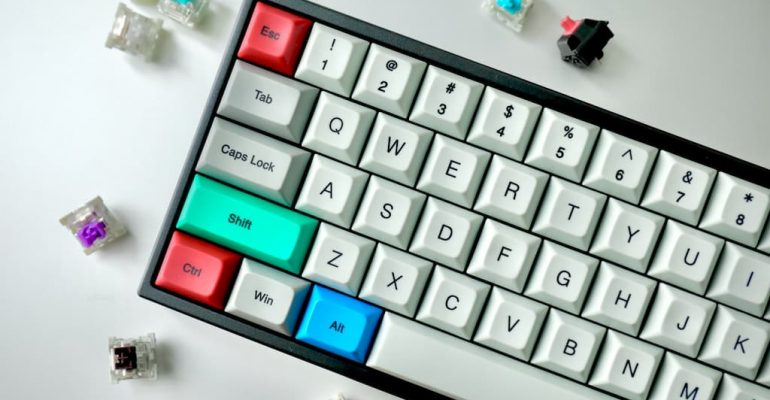
#> input picture PCD/Praktikum 10/keyboard.jpg, 770 x 400 px
$ jupyter execute 5_FeatureDetectionAndMatching.ipynb
#> lines starting #> are read from the running program, lines starting #| are printed output that depends on the picture
[cell 1]
# Contoh Script untuk feature detection and Matching
# Modifikasi script ini untuk mencoba metode yang berbeda
import cv2
import numpy as np
from matplotlib import pyplot as plt

# Gunakan gambar yang ada pada laptop masing-masing
img1 = cv2.imread('keyboard.jpg')  # Gambar yang dituju
#> img1 is the input picture: shape (400, 770, 3); mean B, G, R 178.9, 182.8, 169.3
img2 = cv2.imread('huruf q.jpg')  # Gambar yang dicari
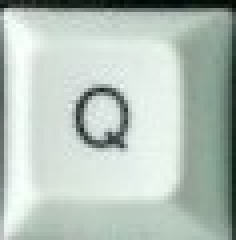
#> input picture PCD/Praktikum 10/huruf q.jpg, 59 x 60 px (shown 4 times larger)
#> img2 is the input picture: shape (60, 59, 3); mean B, G, R 187, 195, 181.8

gray1 = cv2.cvtColor(img1, cv2.COLOR_BGR2GRAY)
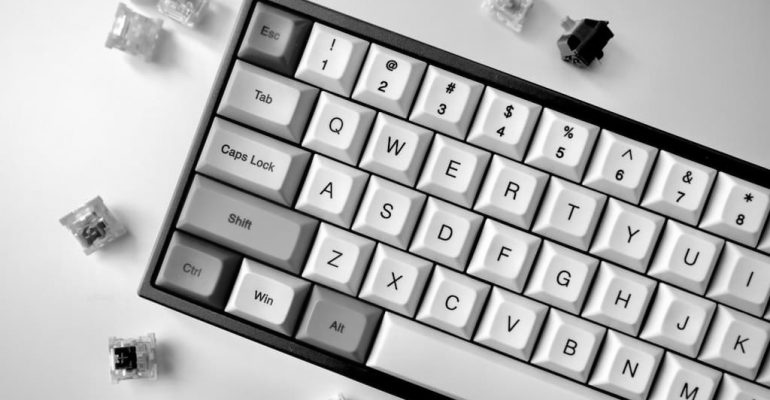
#> gray1: shape (400, 770); min 0, max 255, mean 178.3
gray2 = cv2.cvtColor(img2, cv2.COLOR_BGR2GRAY)

# Menggunakan Detector SIFT
sift = cv2.SIFT_create()

# Mencari Keypoint dengan SIFT
kp1, des1 = sift.detectAndCompute(gray1, None)
#> kp1 = 1211 keypoints; strongest (x, y, size): (588, 43, 29.7), (127, 358, 17.9), (619, 177, 1.8), (560, 154, 2)
kp2, des2 = sift.detectAndCompute(gray2, None)
#> kp2 = 11 keypoints; strongest (x, y, size): (29, 35, 3.2), (25, 29, 4.7), (24, 33, 2), (55, 4, 2.6)

# Melakukan Matching dari hasil deteksi keypoints menggunakan BruteForce Matcher
bf = cv2.BFMatcher(cv2.NORM_L2, crossCheck=True)
matches = bf.match(des1, des2)
#> matches = 9 matches

# Mengurutkan matches berdasarkan jarak terdekat
matches = sorted(matches, key=lambda x: x.distance)

# Memilih 10 kecocokan terbaik
good = matches[:10]
#> good = 9 matches

# Menggambar hasil match pada gambar baru (img3)
img3 = cv2.drawMatches(img1, kp1, img2, kp2, good, None, flags=cv2.DrawMatchesFlags_NOT_DRAW_SINGLE_POINTS)
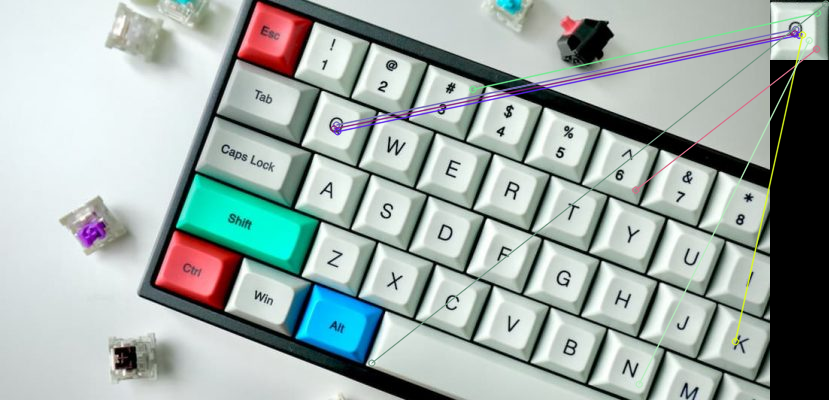
#> img3: shape (400, 829, 3); mean B, G, R 168.1, 171.4, 158.9

# Menampilkan gambar hasil
plt.imshow(cv2.cvtColor(img3, cv2.COLOR_BGR2RGB))
plt.show()
